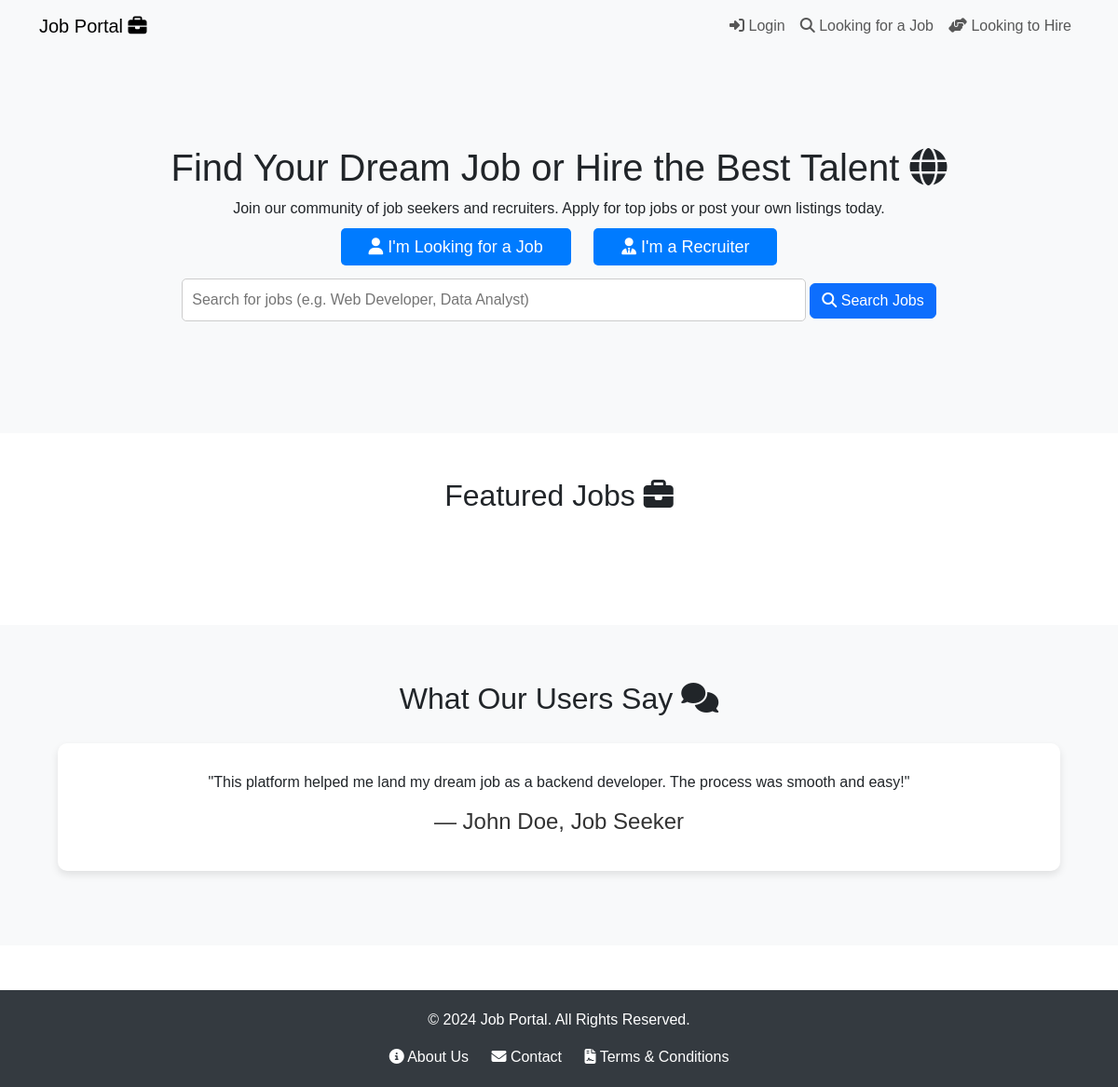
The app's page /, older data.
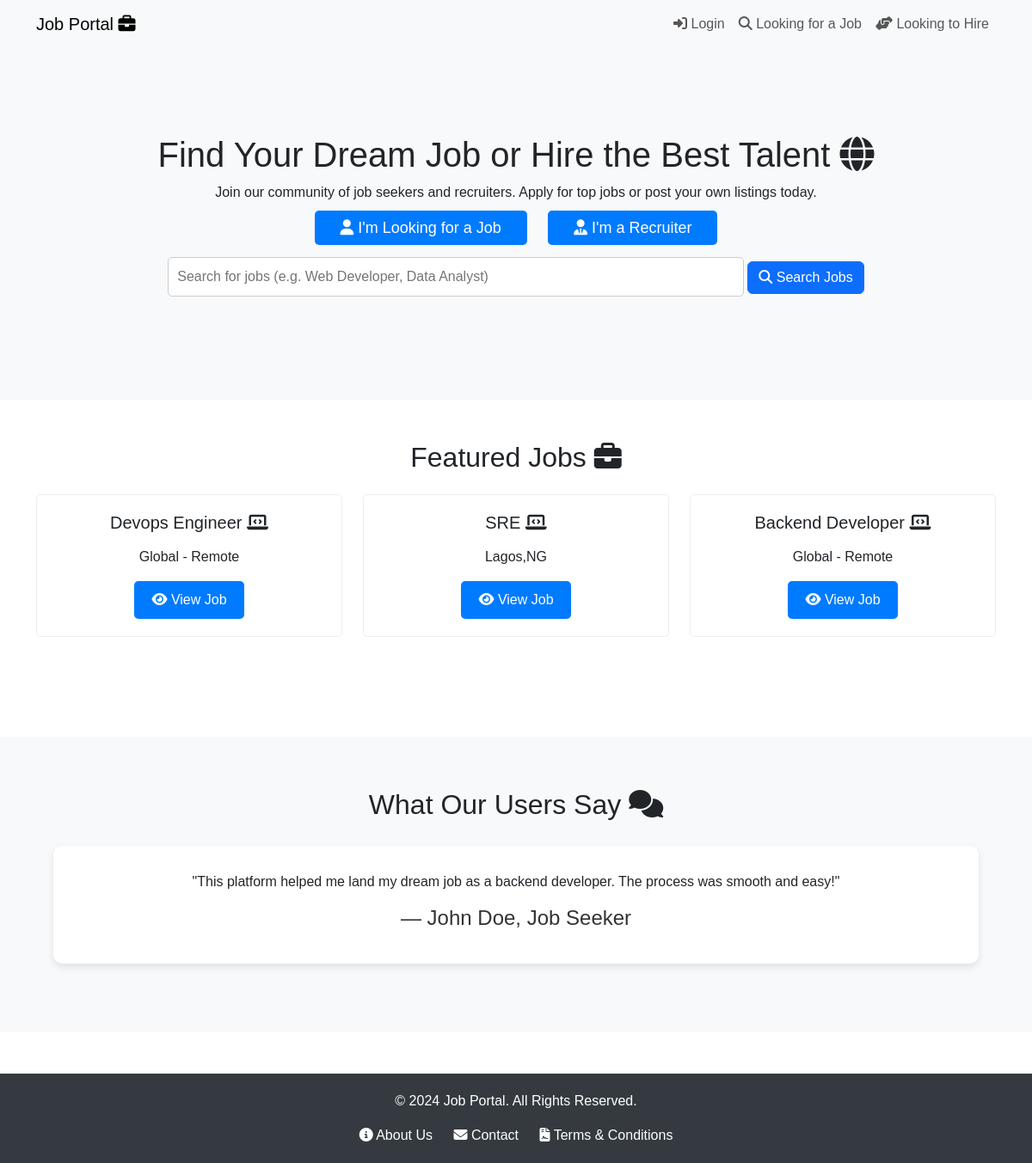
The same page, newer data.
### remote/models.py (models this page shows, shortened)
class Job(models.Model):
    title = models.CharField(max_length=100)
    description = models.TextField()
    location = models.CharField(max_length=30)
    company_name = models.CharField(max_length=100)
    created_at = models.DateTimeField(auto_now_add=True)
    recruiter = models.ForeignKey(Profile, on_delete=models.CASCADE)
    category = models.ForeignKey(Category, on_delete=models.CASCADE, default=1)
    featured = models.BooleanField(default=False)

### remote/views.py (the view)
# urls.py: path('', views.index, name='index'),
def index(request):
    jobs = Job.objects.all()
    featured_jobs = Job.objects.filter(featured=True)
    context = {
        'jobs': jobs,
        'featured_jobs': featured_jobs
    }
    return render(request, 'index.html', context)

### remote/templates/index.html (shortened to what this page needs)
<!DOCTYPE html>
<html lang="en">
<head>
    <link href="https://cdn.jsdelivr.net/npm/bootstrap@5.3.0-alpha3/dist/css/bootstrap.min.css" rel="stylesheet">
    <link rel="stylesheet" href="https://cdnjs.cloudflare.com/ajax/libs/font-awesome/6.1.1/css/all.min.css">
</head>
<body>
    <header>
        <nav class="navbar navbar-expand-lg navbar-light bg-light">
            <div class="container">
                <a class="navbar-brand" href="/">Job Portal <i class="fa-solid fa-briefcase"></i></a>
                <div class="collapse navbar-collapse" id="navbarNav">
                    <ul class="navbar-nav ms-auto">
                        <li class="nav-item">
                            <a class="nav-link" href="/login/"><i class="fa-solid fa-right-to-bracket"></i> Login</a>
                        </li>
                        <li class="nav-item">
                            <a class="nav-link" href="#hero-section"><i class="fa-solid fa-magnifying-glass"></i> Looking for a Job</a>
                        </li>
                        <li class="nav-item">
                            <a class="nav-link" href="#hero-section"><i class="fa-solid fa-hands-helping"></i> Looking to Hire</a>
                        </li>
                    </ul>
                </div>
            </div>
        </nav>
    </header>
    <section id="hero-section" class="hero">
        <div class="container">
            <h1>Find Your Dream Job or Hire the Best Talent <i class="fa-solid fa-globe"></i></h1>
            <p>Join our community of job seekers and recruiters. Apply for top jobs or post your own listings today.</p>
            <div class="hero-buttons">
                <a href="{% url 'signup' %}" class="hero-btn"><i class="fa-solid fa-user"></i> I'm Looking for a Job</a>
                <a href="{% url 'signup_recruiter' %}" class="hero-btn"><i class="fa-solid fa-user-tie"></i> I'm a Recruiter</a>
            </div>
            <div class="hero-search">
                <input type="text" placeholder="Search for jobs (e.g. Web Developer, Data Analyst)" class="search-input">
                <button class="search-btn btn btn-primary"><i class="fa-solid fa-search"></i> Search Jobs</button>
            </div>
        </div>
    </section>
    <section class="job-listings py-5">
        <div class="container">
            <h2 class="text-center mb-4">Featured Jobs <i class="fa-solid fa-briefcase"></i></h2>
            <div class="row">
                {% for job in featured_jobs %}
                <div class="col-md-4">
                    <div class="job-card">
                        <h3>{{ job.title }} <i class="fa-solid fa-laptop-code"></i></h3>
                        <p>{{ job.location }}</p>
                        <button class="btn btn-primary"><i class="fa-solid fa-eye"></i> View Job</button>
                    </div>
                </div>
                {% endfor %}
            </div>
        </div>
    </section>
    <section class="testimonials my-5">
        <div class="container">
            <h2 class="text-center">What Our Users Say <i class="fa-solid fa-comments"></i></h2>
            <div id="testimonialCarousel" class="carousel slide" data-bs-ride="carousel">
                <div class="carousel-inner">
                    <div class="carousel-item active">
                        <div class="testimonial-card text-center">
                            <p>"This platform helped me land my dream job as a backend developer. The process was smooth and easy!"</p>
                            <h4>— John Doe, Job Seeker</h4>
                        </div>
                    </div>
                </div>
                <button class="carousel-control-prev" type="button" data-bs-target="#testimonialCarousel" data-bs-slide="prev">
                    <span class="carousel-control-prev-icon" aria-hidden="true"></span>
                </button>
                <button class="carousel-control-next" type="button" data-bs-target="#testimonialCarousel" data-bs-slide="next">
                    <span class="carousel-control-next-icon" aria-hidden="true"></span>
                </button>
            </div>
        </div>
    </section>
    <footer>
        <div class="footer-content">
            <p>&copy; 2024 Job Portal. All Rights Reserved.</p>
            <nav class="footer-nav">
                <a href="{% url 'about_us' %}"><i class="fa-solid fa-info-circle"></i> About Us</a>
                <a href="{% url 'contact_us' %}"><i class="fa-solid fa-envelope"></i> Contact</a>
                <a href="{% url 'terms' %}"><i class="fa-solid fa-file-contract"></i> Terms & Conditions</a>
            </nav>
        </div>
    </footer>
</body>
</html>

### remote/templates/index.html (style rules this page uses)
body { font-family: Arial, sans-serif; }
.hero { background-color: #f8f9fa; padding: 100px 0; text-align: center; }
.hero .hero-btn { margin: 10px; padding: 10px 30px; background-color: #007bff; color: #fff; text-decoration: none; border-radius: 5px; font-size: 18px; }
.search-input { width: 60%; padding: 10px; border-radius: 5px; margin: 20px 0; border: 1px solid #ccc; }
.job-card { background-color: #fff; padding: 20px; border: 1px solid #eee; border-radius: 5px; margin-bottom: 20px; text-align: center; }
.job-card h3 { margin-bottom: 10px; font-size: 20px; }
.job-card button { background-color: #007bff; color: #fff; border: none; padding: 10px 20px; border-radius: 5px; font-size: 16px; }
.testimonials { background-color: #f8f9fa; padding: 60px 0; text-align: center; }
.testimonial-card { background-color: #fff; padding: 30px; border-radius: 10px; box-shadow: 0 4px 8px rgba(0,0,0,0.1); margin: 20px; }
.testimonial-card h4 { margin-top: 15px; color: #333; }
footer { background-color: #343a40; color: #fff; padding: 20px 0; text-align: center; }
footer a { color: #fff; margin: 0 10px; text-decoration: none; }

Row changes from the older to the newer data that the page shows:
now on this page (row edited): Job: title "Devops Engineer", location "Global - Remote"
added Job: title "SRE", location "Lagos,NG"
added Job: title "Backend Developer", location "Global - Remote"
